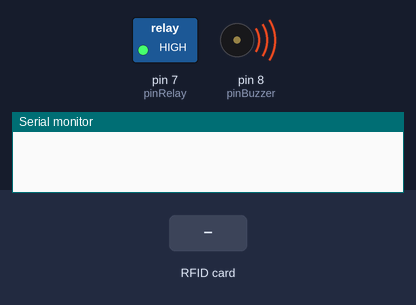
The sketch below on a simulated Arduino Uno, built with avr-gcc and run on an emulated ATmega328P. Shown: switched loads named in the sketch (green lamp = pin HIGH), buzzer (waves = sounding, pin HIGH), the last lines printed to the serial monitor. Inputs (shaded band) come from the test bench. Pins used as bus, display or sensor lines are not drawn.

Above: at 1.2 s.
1.3 s: RFID card 5E 7A 19 C4 held to the reader
At 1.45 s:
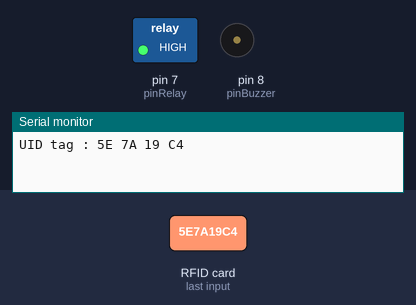
4.3 s: RFID card 67 DF 74 E3 held to the reader
At 4.9 s:
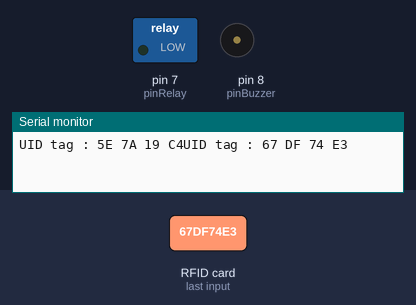
At 5.6 s:
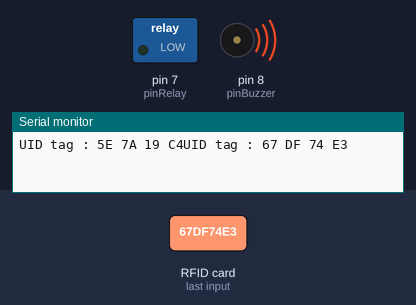
Timing chart, 0 to 7.3 s (numbered marks = the images above; inputs shaded):
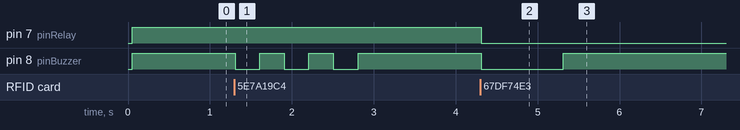

Measured:
- after the input at 1.3 s, pin 8 (pinBuzzer): alternates HIGH for 0.30 s and LOW for 0.30 s, 6 changes in all, then stays HIGH, starting at once
- after the input at 4.3 s, pin 7 (pinRelay): HIGH → LOW at once; pin 8 (pinBuzzer): HIGH → LOW at once, → HIGH 1.0 s later

The sketch:

Scirpt_Lampu_RFID_Card.ino
```cpp
// menambah library program
#include <SPI.h>
#include <MFRC522.h>
#include <Wire.h>

// inialisasi pin RFID, buzzer, dan relay
#define SS_PIN 10
#define RST_PIN 9
MFRC522 mfrc522(SS_PIN, RST_PIN);
int pinBuzzer = 8;
int pinRelay = 7;

// inialisasi variabel kondisi
int kondisi;


// ===================== PROGRAM PENGATURAN AWAL ======================= //

void setup()
{
  // inialisasi baud rate serial monitor
  Serial.begin(9600); // Initiate a serial communication
  SPI.begin(); // Initiate SPI bus
  mfrc522.PCD_Init(); // Initiate MFRC522

  // inialisasi status I/O pin
  pinMode(pinBuzzer, OUTPUT);
  pinMode(pinRelay, OUTPUT);

  // mematkan buzzer dan relay di awal program
  digitalWrite(pinBuzzer, HIGH);
  digitalWrite(pinRelay, HIGH);

  // kondisi awal = 0
  kondisi = 0;
}

// ============================== PROGRAM UTAMA ============================== //

void loop()
{

  // cek kartu RFID baru
  if ( ! mfrc522.PICC_IsNewCardPresent())
  {
    return;
  }

  // memilih kartu RFID
  if ( ! mfrc522.PICC_ReadCardSerial())
  {
    return;
  }

  // menampilkan ID kartu RFID pada Serial Monitor
  Serial.print("UID tag :");
  String content = "";
  byte letter;
  for (byte i = 0; i < mfrc522.uid.size; i++)
  {
    Serial.print(mfrc522.uid.uidByte[i] < 0x10 ? " 0" : " ");
    Serial.print(mfrc522.uid.uidByte[i], HEX);

    content.concat(String(mfrc522.uid.uidByte[i] < 0x10 ? " 0" : " "));
    content.concat(String(mfrc522.uid.uidByte[i], HEX));
  }

  content.toUpperCase();

  // *** PROGRAM JIKA KARTU RFID SESUAI DENGAN YANG TERDAFTAR *** //
  // ****** ubah ID katu RFID yang ingin didaftarkan di sini ****** //
  if (content.substring(1) == "67 DF 74 E3")
  {


    // PROGRAM "ON" alat

    // jika kondisi = 0
    if (kondisi == 0)
    {
      // relay dinyalakan
      // alat dalam kondisi "ON"
      // buzzer menyala
      digitalWrite(pinRelay, LOW);
      digitalWrite(pinBuzzer, LOW);
      delay(1000);
      // buzzer dimatikan
      digitalWrite(pinBuzzer, HIGH);
      delay(1000);
      // kondisi menjadi = 1
      kondisi = 1;
    }

    // PROGRAM "OFF" alat

    // jika kondisi = 1
    else if (kondisi == 1)
    {
      // relay dimatikan
      // alat dalam kondisi "ON"
      // buzzer menyala
      digitalWrite(pinRelay, HIGH);
      digitalWrite(pinBuzzer, LOW);
      delay(1000);
      // buzzer dimatikan
      digitalWrite(pinBuzzer, HIGH);
      delay(1000);
      // kondisi menjadi = 0
      kondisi = 0;
    }
  }

  // PROGRAM JIKA KARTU RFID YANG DIGUNAKAN SALAH ATAU TIDAK TERDAFTAR

  else {
    // buzzer berbunyi pendek 3 kali
    digitalWrite(pinBuzzer, LOW);
    delay(300);
    digitalWrite(pinBuzzer, HIGH);
    delay(300);
    digitalWrite(pinBuzzer, LOW);
    delay(300);
    digitalWrite(pinBuzzer, HIGH);
    delay(300);
    digitalWrite(pinBuzzer, LOW);
    delay(300);
    digitalWrite(pinBuzzer, HIGH);
    delay(300);
  }
}
```
